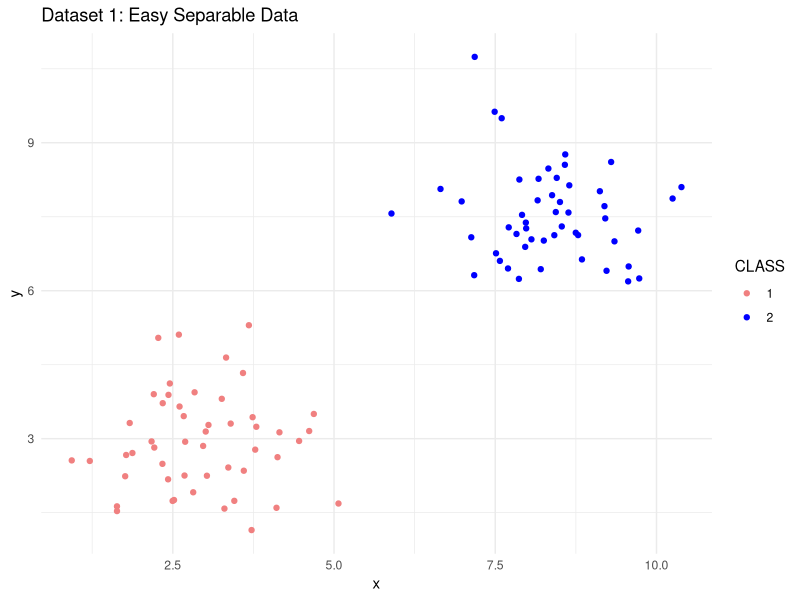
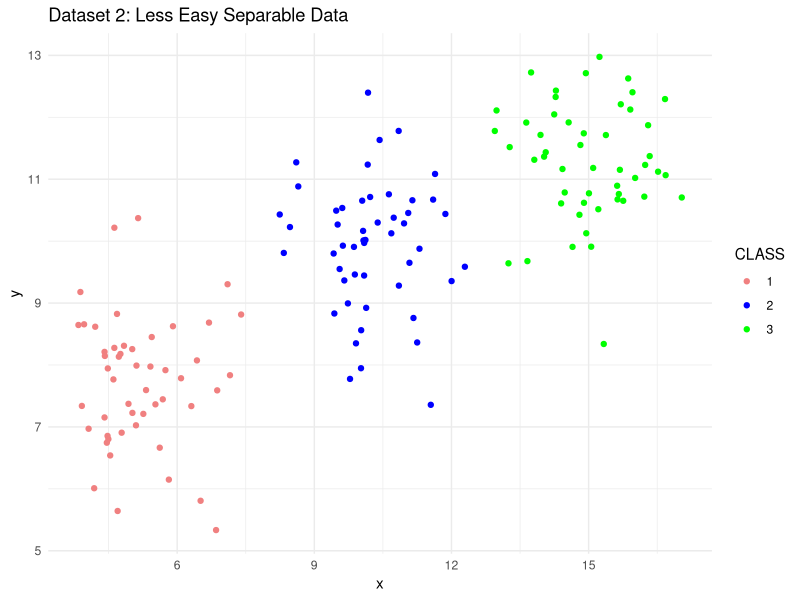
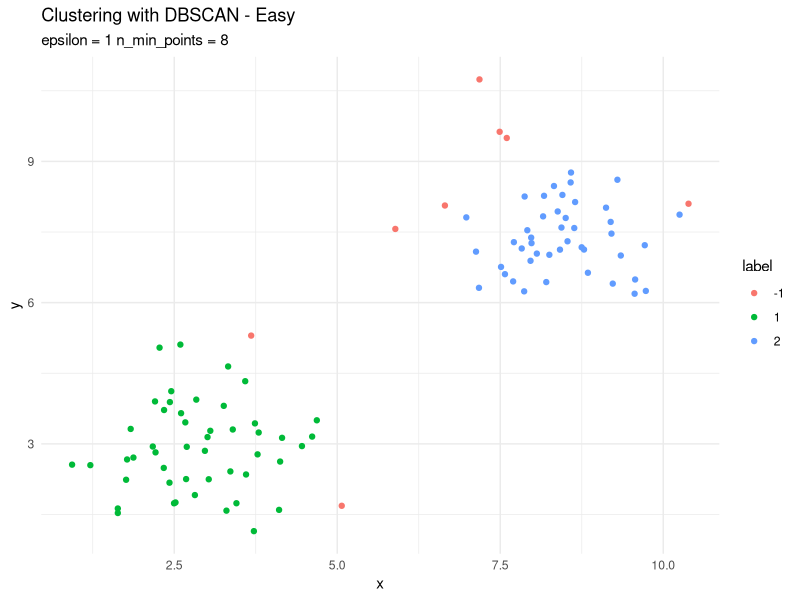
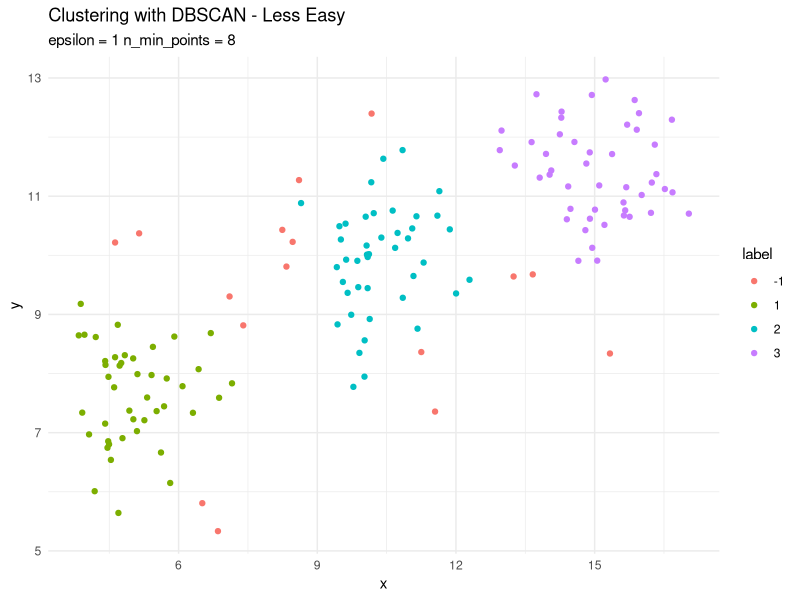

Generate these figures, in order, with R:
## ---- chunk 1
library(ggplot2)
## ---- chunk 2
set.seed(123)

# Creating 2D datasets
easy_separable_df <- data.frame(
  x = c(rnorm(50, mean = 2.9), rnorm(50, mean = 8.2)),
  y = c(rnorm(50, mean = 3.2), rnorm(50, mean = 7.5))
)

easy_separable_df$cluster <- factor(c(rep(1, 50), rep(2, 50)))

# Dataset 2: Less separable clusters
less_easy_df <- data.frame(
  x = c(rnorm(50, mean = 5.2), rnorm(50, mean = 10), rnorm(50, mean = 15)),
  y = c(rnorm(50, mean = 7.8), rnorm(50, mean = 10), rnorm(50, mean = 11))
)

less_easy_df$cluster <- factor(c(rep(1, 50), rep(2, 50), rep(3, 50)))

# Visualizing Dataset 1
ggplot(easy_separable_df, aes(x = x, y = y, color = cluster)) +
  geom_point() +
  ggtitle("Dataset 1: Easy Separable Data") +
  scale_color_manual(values = c("lightcoral", "blue")) +  
  theme_minimal() +
  labs(color = "CLASS")

# Visualizing Dataset 2
ggplot(less_easy_df, aes(x = x, y = y, color = cluster)) +
  geom_point() +
  ggtitle("Dataset 2: Less Easy Separable Data") +
  scale_color_manual(values = c("lightcoral", "blue", "green")) +  
  theme_minimal() +
  labs(color = "CLASS")
## ---- chunk 3

# DBSCAN implementation

dis_euclidean = function(x, y) {
  x1 = x[1]
  x2 = x[2]
  y1 = y[1]
  y2 = y[2]
  
  distance = sqrt((x1 - y1)^2 + (x2 - y2)^2)
  
  return(distance)
}

check_area = function(point, data, epsilon, n_min_points){
  near_points = c()
  rows_number = nrow(data)
  for(i in 1:rows_number){
    distance = dis_euclidean(data[i, ], point)
    
    if(distance <= epsilon){
      near_points = c(near_points, i)
      }
    }
  
    if(length(near_points) >= n_min_points){
      return(near_points)
    }
    else{
      return(NULL)
    }
}


db_scan <- function(data, epsilon, n_min_points) {
  rows_number = nrow(data)
  labels = rep(0, rows_number)  # 0 - is unvisited
  class_id = 0
  
  for(i in 1:rows_number) {
    if(labels[i] == 0) {  
      near_points = check_area(data[i, ], data, epsilon, n_min_points)
      
      if(!is.null(near_points)) {
        class_id = class_id + 1  
        labels[i] = class_id
        points_to_check = near_points  

        while(length(points_to_check) > 0) {
          current_point = points_to_check[1]
          points_to_check = points_to_check[-1]  
          
          if(labels[current_point] == 0 || labels[current_point] == -1) {
            labels[current_point] = class_id 
            
            new_points_nearby = check_area(data[current_point, ], data, epsilon, n_min_points)
            if(!is.null(new_points_nearby)) {
              points_to_check = unique(c(points_to_check, new_points_nearby))  
            }
          }
        }
      } else {
        labels[i] = -1  #noise
      }
    }
  }
  
  return(labels)
}
## ---- chunk 4

# Parameters
epsilon = 1
n_min_points = 8
## ---- chunk 5

# Testing easy df

labels = db_scan(easy_separable_df, epsilon, n_min_points)
easy_separable_df$label = as.factor(labels)

ggplot(easy_separable_df, aes(x = x, y = y, color = label)) +
  geom_point() +
  ggtitle("Clustering with DBSCAN - Easy") +
  theme_minimal()  +
  labs(subtitle = paste("epsilon =", epsilon, "n_min_points =", n_min_points))


# Testing less easy df

labels = db_scan(less_easy_df, epsilon, n_min_points)
less_easy_df$label = as.factor(labels)

ggplot(less_easy_df, aes(x = x, y = y, color = label)) +
  geom_point() +
  ggtitle("Clustering with DBSCAN - Less Easy") +
  theme_minimal()  +
  labs(subtitle = paste("epsilon =", epsilon, "n_min_points =", n_min_points))
